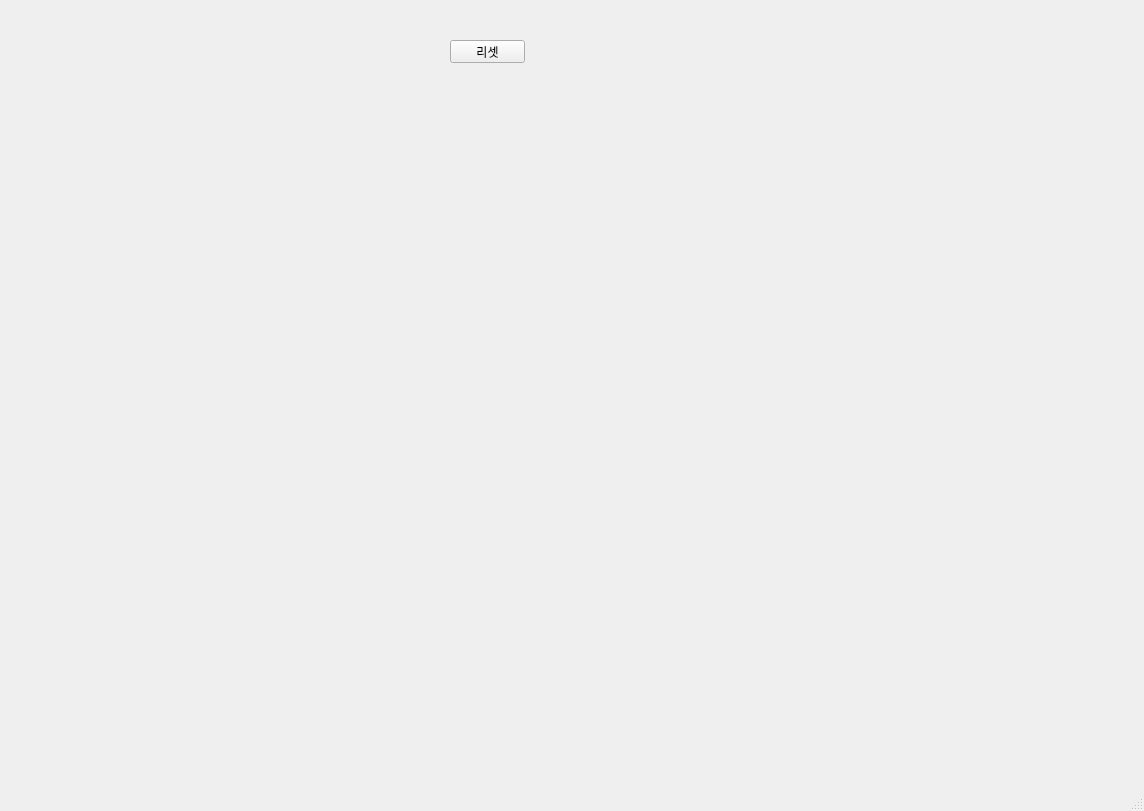
<?xml version="1.0" encoding="UTF-8"?>
<ui version="4.0">
 <class>MainWindow</class>
 <widget class="QMainWindow" name="MainWindow">
  <property name="geometry">
   <rect>
    <x>0</x>
    <y>0</y>
    <width>1144</width>
    <height>811</height>
   </rect>
  </property>
  <property name="windowTitle">
   <string>MainWindow</string>
  </property>
  <widget class="QWidget" name="centralwidget">
   <widget class="QPushButton" name="pbReset">
    <property name="geometry">
     <rect>
      <x>450</x>
      <y>40</y>
      <width>75</width>
      <height>23</height>
     </rect>
    </property>
    <property name="toolTip">
     <string/>
    </property>
    <property name="text">
     <string>리셋</string>
    </property>
   </widget>
  </widget>
  <widget class="QMenuBar" name="menubar">
   <property name="geometry">
    <rect>
     <x>0</x>
     <y>0</y>
     <width>1144</width>
     <height>21</height>
    </rect>
   </property>
  </widget>
  <widget class="QStatusBar" name="statusbar"/>
 </widget>
 <resources/>
 <connections/>
</ui>
